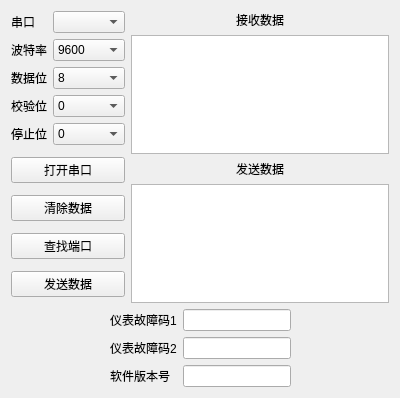
<?xml version="1.0" encoding="UTF-8"?>
<ui version="4.0">
 <class>Home</class>
 <widget class="QWidget" name="Home">
  <property name="geometry">
   <rect>
    <x>0</x>
    <y>0</y>
    <width>400</width>
    <height>333</height>
   </rect>
  </property>
  <property name="windowTitle">
   <string>Form</string>
  </property>
  <layout class="QGridLayout" name="gridLayout">
   <item row="6" column="0">
    <spacer name="verticalSpacer_7">
     <property name="orientation">
      <enum>Qt::Vertical</enum>
     </property>
     <property name="sizeHint" stdset="0">
      <size>
       <width>20</width>
       <height>40</height>
      </size>
     </property>
    </spacer>
   </item>
   <item row="0" column="1">
    <spacer name="verticalSpacer_6">
     <property name="orientation">
      <enum>Qt::Vertical</enum>
     </property>
     <property name="sizeHint" stdset="0">
      <size>
       <width>20</width>
       <height>40</height>
      </size>
     </property>
    </spacer>
   </item>
   <item row="1" column="1">
    <widget class="QLabel" name="label_9">
     <property name="sizePolicy">
      <sizepolicy hsizetype="Expanding" vsizetype="Preferred">
       <horstretch>0</horstretch>
       <verstretch>0</verstretch>
      </sizepolicy>
     </property>
     <property name="text">
      <string>接收数据</string>
     </property>
     <property name="alignment">
      <set>Qt::AlignCenter</set>
     </property>
    </widget>
   </item>
   <item row="1" column="0" rowspan="4">
    <layout class="QVBoxLayout" name="verticalLayout_2">
     <item>
      <layout class="QFormLayout" name="formLayout">
       <item row="0" column="0">
        <widget class="QLabel" name="label_4">
         <property name="sizePolicy">
          <sizepolicy hsizetype="Preferred" vsizetype="Expanding">
           <horstretch>0</horstretch>
           <verstretch>0</verstretch>
          </sizepolicy>
         </property>
         <property name="text">
          <string>串口</string>
         </property>
        </widget>
       </item>
       <item row="0" column="1">
        <widget class="QComboBox" name="PortBox">
         <property name="sizePolicy">
          <sizepolicy hsizetype="Preferred" vsizetype="Expanding">
           <horstretch>0</horstretch>
           <verstretch>0</verstretch>
          </sizepolicy>
         </property>
        </widget>
       </item>
       <item row="1" column="0">
        <widget class="QLabel" name="label_5">
         <property name="sizePolicy">
          <sizepolicy hsizetype="Preferred" vsizetype="Expanding">
           <horstretch>0</horstretch>
           <verstretch>0</verstretch>
          </sizepolicy>
         </property>
         <property name="text">
          <string>波特率</string>
         </property>
        </widget>
       </item>
       <item row="1" column="1">
        <widget class="QComboBox" name="BaudBox">
         <property name="sizePolicy">
          <sizepolicy hsizetype="Preferred" vsizetype="Expanding">
           <horstretch>0</horstretch>
           <verstretch>0</verstretch>
          </sizepolicy>
         </property>
         <item>
          <property name="text">
           <string>9600</string>
          </property>
         </item>
         <item>
          <property name="text">
           <string>19200</string>
          </property>
         </item>
         <item>
          <property name="text">
           <string>38400</string>
          </property>
         </item>
         <item>
          <property name="text">
           <string>57600</string>
          </property>
         </item>
         <item>
          <property name="text">
           <string>115200</string>
          </property>
         </item>
        </widget>
       </item>
       <item row="2" column="0">
        <widget class="QLabel" name="label_6">
         <property name="sizePolicy">
          <sizepolicy hsizetype="Preferred" vsizetype="Expanding">
           <horstretch>0</horstretch>
           <verstretch>0</verstretch>
          </sizepolicy>
         </property>
         <property name="text">
          <string>数据位</string>
         </property>
        </widget>
       </item>
       <item row="2" column="1">
        <widget class="QComboBox" name="BitBox">
         <property name="sizePolicy">
          <sizepolicy hsizetype="Preferred" vsizetype="Expanding">
           <horstretch>0</horstretch>
           <verstretch>0</verstretch>
          </sizepolicy>
         </property>
         <item>
          <property name="text">
           <string>8</string>
          </property>
         </item>
        </widget>
       </item>
       <item row="3" column="0">
        <widget class="QLabel" name="label_7">
         <property name="sizePolicy">
          <sizepolicy hsizetype="Preferred" vsizetype="Expanding">
           <horstretch>0</horstretch>
           <verstretch>0</verstretch>
          </sizepolicy>
         </property>
         <property name="text">
          <string>校验位</string>
         </property>
        </widget>
       </item>
       <item row="3" column="1">
        <widget class="QComboBox" name="ParityBox">
         <property name="sizePolicy">
          <sizepolicy hsizetype="Preferred" vsizetype="Expanding">
           <horstretch>0</horstretch>
           <verstretch>0</verstretch>
          </sizepolicy>
         </property>
         <item>
          <property name="text">
           <string>0</string>
          </property>
         </item>
        </widget>
       </item>
       <item row="4" column="0">
        <widget class="QLabel" name="label_8">
         <property name="sizePolicy">
          <sizepolicy hsizetype="Preferred" vsizetype="Expanding">
           <horstretch>0</horstretch>
           <verstretch>0</verstretch>
          </sizepolicy>
         </property>
         <property name="text">
          <string>停止位</string>
         </property>
        </widget>
       </item>
       <item row="4" column="1">
        <widget class="QComboBox" name="StopBox">
         <property name="sizePolicy">
          <sizepolicy hsizetype="Preferred" vsizetype="Expanding">
           <horstretch>0</horstretch>
           <verstretch>0</verstretch>
          </sizepolicy>
         </property>
         <item>
          <property name="text">
           <string>0</string>
          </property>
         </item>
        </widget>
       </item>
       <item row="6" column="0" colspan="2">
        <widget class="QPushButton" name="OpenSerialButton">
         <property name="sizePolicy">
          <sizepolicy hsizetype="Preferred" vsizetype="Preferred">
           <horstretch>0</horstretch>
           <verstretch>0</verstretch>
          </sizepolicy>
         </property>
         <property name="text">
          <string>打开串口</string>
         </property>
        </widget>
       </item>
       <item row="8" column="0" colspan="2">
        <widget class="QPushButton" name="ClearData">
         <property name="text">
          <string>清除数据</string>
         </property>
        </widget>
       </item>
       <item row="10" column="0" colspan="2">
        <widget class="QPushButton" name="FindPort">
         <property name="text">
          <string>查找端口</string>
         </property>
        </widget>
       </item>
       <item row="12" column="0" colspan="2">
        <widget class="QPushButton" name="SendButton">
         <property name="text">
          <string>发送数据</string>
         </property>
        </widget>
       </item>
       <item row="7" column="0">
        <spacer name="verticalSpacer">
         <property name="orientation">
          <enum>Qt::Vertical</enum>
         </property>
         <property name="sizeHint" stdset="0">
          <size>
           <width>20</width>
           <height>40</height>
          </size>
         </property>
        </spacer>
       </item>
       <item row="9" column="0">
        <spacer name="verticalSpacer_2">
         <property name="orientation">
          <enum>Qt::Vertical</enum>
         </property>
         <property name="sizeHint" stdset="0">
          <size>
           <width>20</width>
           <height>40</height>
          </size>
         </property>
        </spacer>
       </item>
       <item row="11" column="0">
        <spacer name="verticalSpacer_3">
         <property name="orientation">
          <enum>Qt::Vertical</enum>
         </property>
         <property name="sizeHint" stdset="0">
          <size>
           <width>20</width>
           <height>40</height>
          </size>
         </property>
        </spacer>
       </item>
       <item row="13" column="0">
        <spacer name="verticalSpacer_4">
         <property name="orientation">
          <enum>Qt::Vertical</enum>
         </property>
         <property name="sizeHint" stdset="0">
          <size>
           <width>20</width>
           <height>40</height>
          </size>
         </property>
        </spacer>
       </item>
       <item row="5" column="0">
        <spacer name="verticalSpacer_5">
         <property name="orientation">
          <enum>Qt::Vertical</enum>
         </property>
         <property name="sizeHint" stdset="0">
          <size>
           <width>20</width>
           <height>40</height>
          </size>
         </property>
        </spacer>
       </item>
      </layout>
     </item>
    </layout>
   </item>
   <item row="4" column="1">
    <widget class="QTextEdit" name="send_textEdit"/>
   </item>
   <item row="2" column="1">
    <widget class="QTextEdit" name="receive_textEdit"/>
   </item>
   <item row="3" column="1">
    <widget class="QLabel" name="label_10">
     <property name="sizePolicy">
      <sizepolicy hsizetype="Expanding" vsizetype="Preferred">
       <horstretch>0</horstretch>
       <verstretch>0</verstretch>
      </sizepolicy>
     </property>
     <property name="text">
      <string>发送数据</string>
     </property>
     <property name="alignment">
      <set>Qt::AlignCenter</set>
     </property>
    </widget>
   </item>
   <item row="5" column="0" colspan="2">
    <layout class="QHBoxLayout" name="horizontalLayout_2">
     <item>
      <spacer name="horizontalSpacer_2">
       <property name="orientation">
        <enum>Qt::Horizontal</enum>
       </property>
       <property name="sizeHint" stdset="0">
        <size>
         <width>40</width>
         <height>20</height>
        </size>
       </property>
      </spacer>
     </item>
     <item>
      <layout class="QFormLayout" name="formLayout_2">
       <item row="0" column="0">
        <widget class="QLabel" name="board_0x00_lable">
         <property name="text">
          <string>仪表故障码1</string>
         </property>
        </widget>
       </item>
       <item row="0" column="1">
        <widget class="QLineEdit" name="board_0x00_lineEdit"/>
       </item>
       <item row="1" column="0">
        <widget class="QLabel" name="board_0x01_lable">
         <property name="text">
          <string>仪表故障码2</string>
         </property>
        </widget>
       </item>
       <item row="1" column="1">
        <widget class="QLineEdit" name="board_0x01_lineEdit"/>
       </item>
       <item row="2" column="0">
        <widget class="QLabel" name="board_0x02_lable">
         <property name="text">
          <string>软件版本号</string>
         </property>
        </widget>
       </item>
       <item row="2" column="1">
        <widget class="QLineEdit" name="board_0x02_lineEdit"/>
       </item>
      </layout>
     </item>
     <item>
      <spacer name="horizontalSpacer">
       <property name="orientation">
        <enum>Qt::Horizontal</enum>
       </property>
       <property name="sizeHint" stdset="0">
        <size>
         <width>40</width>
         <height>20</height>
        </size>
       </property>
      </spacer>
     </item>
    </layout>
   </item>
  </layout>
 </widget>
 <resources/>
 <connections/>
</ui>
